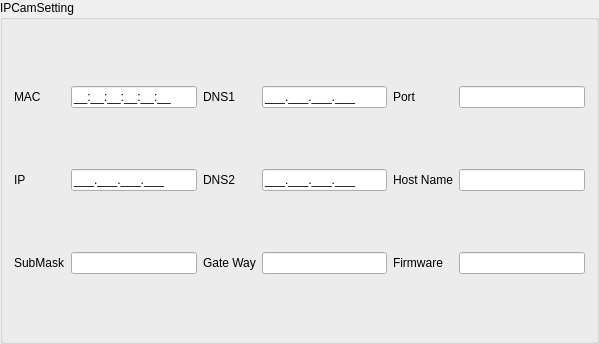
<?xml version="1.0" encoding="UTF-8"?>
<ui version="4.0">
 <class>IPCamSetting</class>
 <widget class="QGroupBox" name="IPCamSetting">
  <property name="geometry">
   <rect>
    <x>0</x>
    <y>0</y>
    <width>599</width>
    <height>344</height>
   </rect>
  </property>
  <property name="windowTitle">
   <string>GroupBox</string>
  </property>
  <property name="title">
   <string>IPCamSetting</string>
  </property>
  <layout class="QGridLayout" name="gridLayout_5">
   <item row="1" column="0">
    <widget class="QLabel" name="label_13">
     <property name="text">
      <string>IP</string>
     </property>
    </widget>
   </item>
   <item row="0" column="4">
    <widget class="QLineEdit" name="lineEdit_11">
     <property name="inputMask">
      <string>000.000.000.000;_</string>
     </property>
    </widget>
   </item>
   <item row="1" column="5">
    <widget class="QLabel" name="label_15">
     <property name="text">
      <string>Host Name</string>
     </property>
    </widget>
   </item>
   <item row="2" column="0">
    <widget class="QLabel" name="label_16">
     <property name="text">
      <string>SubMask</string>
     </property>
    </widget>
   </item>
   <item row="0" column="6">
    <widget class="QLineEdit" name="lineEdit_12"/>
   </item>
   <item row="0" column="2">
    <widget class="QLineEdit" name="lineEdit_10">
     <property name="inputMask">
      <string>HH:HH:HH:HH:HH:HH;_</string>
     </property>
     <property name="readOnly">
      <bool>true</bool>
     </property>
    </widget>
   </item>
   <item row="2" column="5">
    <widget class="QLabel" name="label_18">
     <property name="text">
      <string>Firmware</string>
     </property>
    </widget>
   </item>
   <item row="0" column="3">
    <widget class="QLabel" name="label_11">
     <property name="text">
      <string>DNS1</string>
     </property>
    </widget>
   </item>
   <item row="1" column="3">
    <widget class="QLabel" name="label_14">
     <property name="text">
      <string>DNS2</string>
     </property>
    </widget>
   </item>
   <item row="0" column="0">
    <widget class="QLabel" name="label_10">
     <property name="text">
      <string>MAC</string>
     </property>
    </widget>
   </item>
   <item row="2" column="3">
    <widget class="QLabel" name="label_17">
     <property name="text">
      <string>Gate Way</string>
     </property>
    </widget>
   </item>
   <item row="0" column="5">
    <widget class="QLabel" name="label_12">
     <property name="text">
      <string>Port</string>
     </property>
    </widget>
   </item>
   <item row="1" column="2">
    <widget class="QLineEdit" name="lineEdit_13">
     <property name="inputMask">
      <string>000.000.000.000;_</string>
     </property>
    </widget>
   </item>
   <item row="1" column="4">
    <widget class="QLineEdit" name="lineEdit_14">
     <property name="inputMask">
      <string>000.000.000.000;_</string>
     </property>
    </widget>
   </item>
   <item row="1" column="6">
    <widget class="QLineEdit" name="lineEdit_15"/>
   </item>
   <item row="2" column="2">
    <widget class="QLineEdit" name="lineEdit_16"/>
   </item>
   <item row="2" column="4">
    <widget class="QLineEdit" name="lineEdit_17"/>
   </item>
   <item row="2" column="6">
    <widget class="QLineEdit" name="lineEdit_18">
     <property name="readOnly">
      <bool>true</bool>
     </property>
    </widget>
   </item>
  </layout>
 </widget>
 <resources/>
 <connections/>
</ui>
